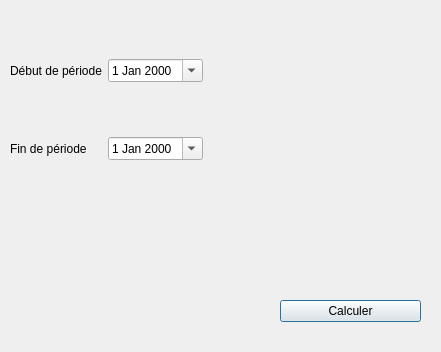
<?xml version="1.0" encoding="UTF-8"?>
<ui version="4.0">
 <class>ComputeTurnoverDialog</class>
 <widget class="QDialog" name="ComputeTurnoverDialog">
  <property name="geometry">
   <rect>
    <x>0</x>
    <y>0</y>
    <width>441</width>
    <height>352</height>
   </rect>
  </property>
  <property name="windowTitle">
   <string>Calcul du chiffre d'affaires</string>
  </property>
  <widget class="QWidget" name="gridLayoutWidget">
   <property name="geometry">
    <rect>
     <x>10</x>
     <y>10</y>
     <width>431</width>
     <height>201</height>
    </rect>
   </property>
   <layout class="QGridLayout" name="gridLayout">
    <item row="1" column="0">
     <widget class="QLabel" name="label_2">
      <property name="text">
       <string>Fin de période</string>
      </property>
     </widget>
    </item>
    <item row="0" column="1">
     <widget class="QDateEdit" name="dtBeginPeriod">
      <property name="time">
       <time>
        <hour>0</hour>
        <minute>0</minute>
        <second>0</second>
       </time>
      </property>
      <property name="currentSection">
       <enum>QDateTimeEdit::DaySection</enum>
      </property>
      <property name="calendarPopup">
       <bool>true</bool>
      </property>
      <property name="timeSpec">
       <enum>Qt::LocalTime</enum>
      </property>
     </widget>
    </item>
    <item row="0" column="0">
     <widget class="QLabel" name="label">
      <property name="text">
       <string>Début de période</string>
      </property>
     </widget>
    </item>
    <item row="1" column="1">
     <widget class="QDateEdit" name="dtEndPeriod">
      <property name="calendarPopup">
       <bool>true</bool>
      </property>
     </widget>
    </item>
    <item row="0" column="2">
     <spacer name="horizontalSpacer">
      <property name="orientation">
       <enum>Qt::Horizontal</enum>
      </property>
      <property name="sizeHint" stdset="0">
       <size>
        <width>40</width>
        <height>20</height>
       </size>
      </property>
     </spacer>
    </item>
   </layout>
  </widget>
  <widget class="QPushButton" name="btnCompute">
   <property name="geometry">
    <rect>
     <x>280</x>
     <y>300</y>
     <width>141</width>
     <height>22</height>
    </rect>
   </property>
   <property name="text">
    <string>Calculer</string>
   </property>
  </widget>
  <widget class="QLabel" name="lbCompute">
   <property name="geometry">
    <rect>
     <x>18</x>
     <y>250</y>
     <width>401</width>
     <height>20</height>
    </rect>
   </property>
   <property name="text">
    <string/>
   </property>
  </widget>
 </widget>
 <resources/>
 <connections>
  <connection>
   <sender>btnCompute</sender>
   <signal>released()</signal>
   <receiver>ComputeTurnoverDialog</receiver>
   <slot>computeTurnover()</slot>
   <hints>
    <hint type="sourcelabel">
     <x>335</x>
     <y>311</y>
    </hint>
    <hint type="destinationlabel">
     <x>361</x>
     <y>235</y>
    </hint>
   </hints>
  </connection>
  <connection>
   <sender>dtEndPeriod</sender>
   <signal>dateChanged(QDate)</signal>
   <receiver>ComputeTurnoverDialog</receiver>
   <slot>endDateControl(QDate)</slot>
   <hints>
    <hint type="sourcelabel">
     <x>193</x>
     <y>153</y>
    </hint>
    <hint type="destinationlabel">
     <x>124</x>
     <y>197</y>
    </hint>
   </hints>
  </connection>
  <connection>
   <sender>dtBeginPeriod</sender>
   <signal>dateChanged(QDate)</signal>
   <receiver>ComputeTurnoverDialog</receiver>
   <slot>beginDateControl(QDate)</slot>
   <hints>
    <hint type="sourcelabel">
     <x>208</x>
     <y>72</y>
    </hint>
    <hint type="destinationlabel">
     <x>310</x>
     <y>108</y>
    </hint>
   </hints>
  </connection>
 </connections>
 <slots>
  <slot>computeTurnover()</slot>
  <slot>endDateControl(QDate)</slot>
  <slot>beginDateControl(QDate)</slot>
 </slots>
</ui>
